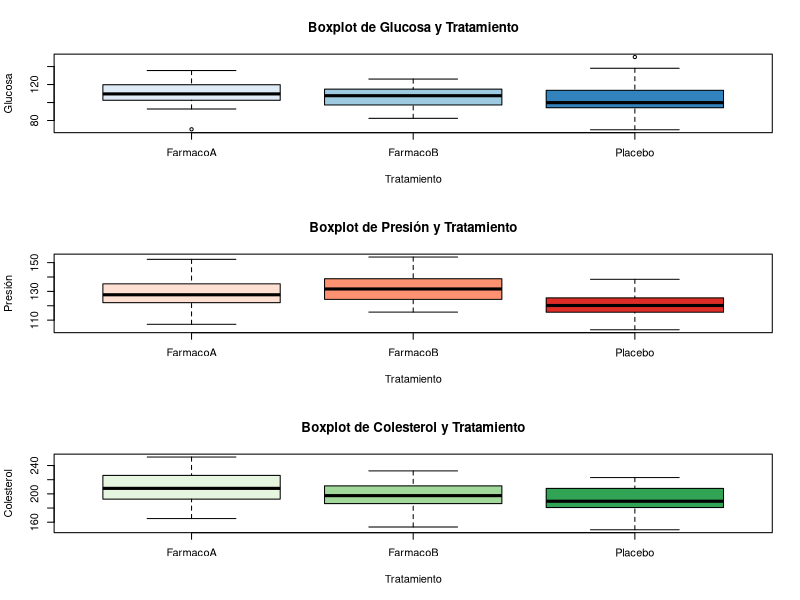
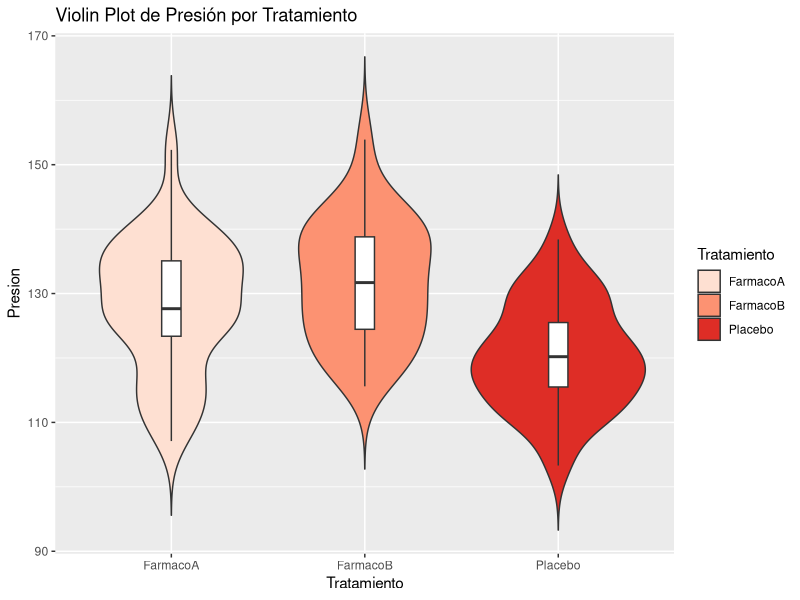
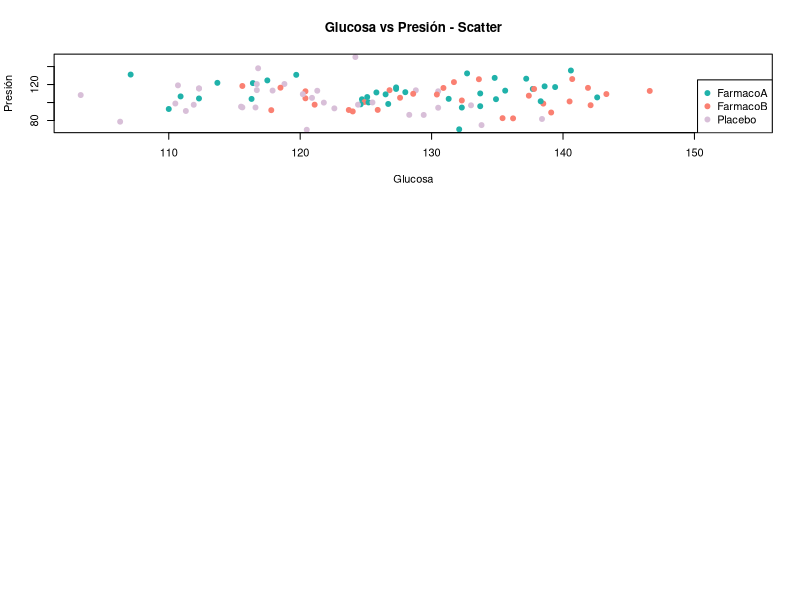
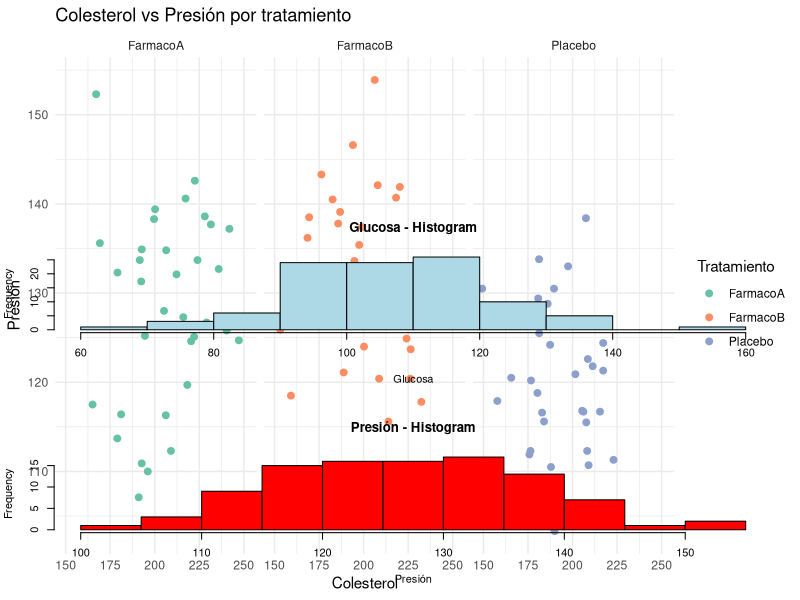
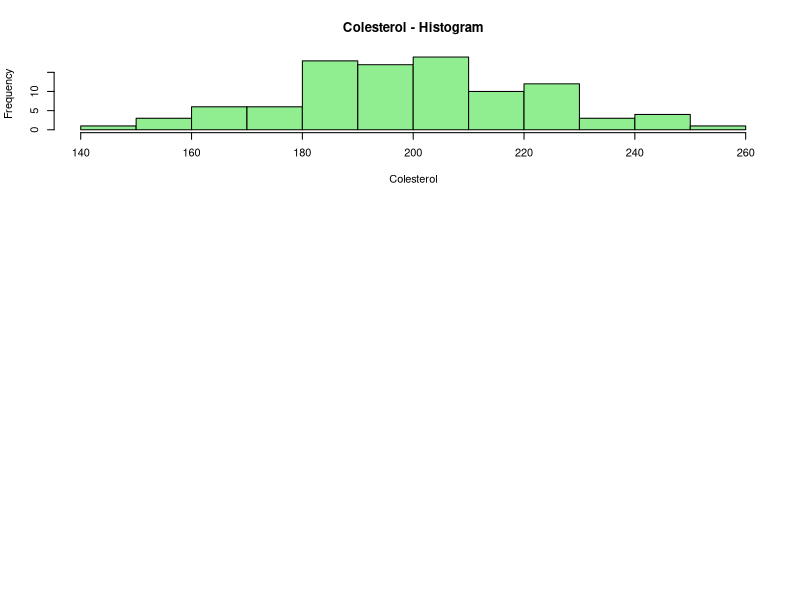

These charts were generated, in order, by the following R code:
# Miranda Galán Castelló_Trabajo2.R
# Trabajo final Bioinformática - Curso 25/26
# Análisis de parámetros biomédicos por tratamiento

install.packages("ggplot2")
library("ggplot2")
install.packages("RColorBrewer")
library("RColorBrewer")

# 1. Cargar librerías (si necesarias) y datos del archivo "datos_biomed.csv". (0.5 pts)

install.packages("readr")
library("readr")
data = read_csv("datos_biomed.csv")

# 2. Exploración inicial con las funciones head(), summary(), dim() y str(). ¿Cuántas variables hay? ¿Cuántos tratamientos? (0.5 pts)

head(data)
summary(data)
dim(data)
str(data)
# Hay 5 variables: ID, tratamiento, glucosa, presión y colesterol.
# Hay 3 tratamientos: Fármaco A, Fármaco B y Placebo

# 3. Una gráfica que incluya todos los boxplots por tratamiento. (1 pt)

par(mfrow = c(3, 1)) # Esto hace que todos los boxplots se unan.

# Boxplot de la Glucosa por tratamiento

boxplot(Glucosa ~ Tratamiento, data = data, 
main = "Boxplot de Glucosa y Tratamiento",
xlab = "Tratamiento", ylab = "Glucosa",
col = brewer.pal(length(unique(data$Tratamiento)), "Blues"))

# Boxplot de la Presión por tratamiento

boxplot(Presion ~ Tratamiento, data = data, 
main = "Boxplot de Presión y Tratamiento",
xlab = "Tratamiento", ylab = "Presión",
col = brewer.pal(length(unique(data$Tratamiento)), "Reds"))

# Boxplot del Colesterol por tratamiento

boxplot(Colesterol ~ Tratamiento, data = data, 
main = "Boxplot de Colesterol y Tratamiento",
xlab = "Tratamiento", ylab = "Colesterol",
col = brewer.pal(length(unique(data$Tratamiento)), "Greens"))

# 4. Realiza un violin plot (investiga qué es). (1 pt)

ggplot(data, aes(x = Tratamiento, y = Presion, fill = Tratamiento)) +
geom_violin(trim = FALSE) +
geom_boxplot(width = 0.1, fill = "white") +
scale_fill_brewer(palette = "Reds") +
labs(title = "Violin Plot de Presión por Tratamiento") 
 
# 5. Realiza un gráfico de dispersión "Glucosa vs Presión". Emplea legend() para incluir una leyenda en la parte inferior derecha. (1 pt)

grupo = as.factor(data$Tratamiento)
colores = c("lightseagreen", "salmon", "thistle")

plot(data$Glucosa ~ data$Presion, xlab = "Glucosa", ylab = "Presión",
main = "Glucosa vs Presión - Scatter", pch = 19, 
col = colores[grupo])

# Leyenda
legend("bottomright", legend = levels(grupo), col = colores, pch = 19)

# 6. Realiza un facet Grid (investiga qué es): Colesterol vs Presión por tratamiento. (1 pt)

# Facet Grid sirve para dividir un gráfico en subgráficos según variables categóricas.
# Nuestro Facet Grid estará dividido en subgrupos según el tratamiento.

data$Tratamiento = as.factor(data$Tratamiento)
ggplot(data, aes(x = Colesterol, y = Presion, color = Tratamiento)) +
geom_point(size = 2) +
facet_grid(. ~ Tratamiento) +
scale_color_brewer(palette = "Set2") +
labs(title = "Colesterol vs Presión por tratamiento",
x = "Colesterol", y = "Presión") +
theme_minimal()

# 7. Realiza un histogramas para cada variable. (0.5 pts)

hist(data$Glucosa, col = "lightblue", main="Glucosa - Histogram", xlab = "Glucosa")
hist(data$Presion, col = "red", main="Presión - Histogram", xlab = "Presión")
hist(data$Colesterol, col = "lightgreen", main="Colesterol - Histogram", xlab = "Colesterol")

# 8. Crea un factor a partir del tratamiento. Investiga factor(). (1 pt)

data$Tratamiento = factor(data$Tratamiento)
is.factor(data$Tratamiento) # Comprobación de que el factor se ha creado.

# 9. Obtén la media y desviación estándar de los niveles de glucosa por tratamiento. Emplea aggregate() o apply(). (0.5 pts)

# Media:
aggregate(Glucosa ~ Tratamiento, data = data, mean)

# Desviación estándar:
aggregate(Glucosa ~ Tratamiento, data = data, sd)

# 10. Extrae los datos para cada tratamiento y almacenalos en una variable. Ejemplo todos los datos de Placebo en una variable llamada placebo. (1 pt)

Placebo = data[data$Tratamiento == "Placebo",]
FarmacoA = data[data$Tratamiento == "FarmacoA",]
FarmacoB = data[data$Tratamiento == "FarmacoB",]
head(Placebo)
head(FarmacoA)
head(FarmacoB)

# 11. Evalúa si los datos siguen una distribución normal y realiza una comparativa de medias acorde. (1 pt)

shapiro.test(data$Glucosa)
shapiro.test(data$Presion)
shapiro.test(data$Colesterol)

# Haciendo el Shapiro.test podemos ver el p-value, si este es >0.05 consideraremos
# que sigue una distribución normal, si fuese <0.05 se considera no normal.
# En el caso de los tres parámetros que hemos analizado, siguen una distribución normal
# porque el p-value en los 3 es mayor a 0.05.

# Comparación de medias con t-test

# Glucosa

# Vamos a quitar las columnas necesarias de la variable que hemos guardado en
# el ejercicio 10 para obtener los datos que queremos, en el caso de Glucosa
# quitamos la columna de Presión y Colesterol, etc.

Placebo_G = Placebo[, -c(4,5)]
head(Placebo_G)
FarmacoA_G = FarmacoA[, -c(4,5)]
head(FarmacoA_G)
FarmacoB_G = FarmacoB[, -c(4,5)]
head(FarmacoB_G)

# Con el t.test estaremos comparandado las medias entre los tratamientos.
# En este caso comparamos los resultados obtenidos de cada tratamiento respecto la glucosa.
t.test(Placebo_G[,3],FarmacoA_G[,3]) # El fármacoA presenta una media mayor que el placebo.
t.test(Placebo_G[,3],FarmacoB_G[,3]) # El fármacoB y el placebo presentan una media similar.
t.test(FarmacoA_G[,3],FarmacoB_G[,3]) # El fármacoA también presenta una media mayor que el fármacoB.

# Realizamos lo mismo sucesivamente con la Presión y el Colesterol.

# Presión

Placebo_P = Placebo[, -c(3,5)]
head(Placebo_P)
FarmacoA_P = FarmacoA[, -c(3,5)]
head(FarmacoA_P)
FarmacoB_P = FarmacoB[, -c(3,5)]
head(FarmacoB_P)

t.test(Placebo_P[,3],FarmacoA_P[,3]) # El placebo y el fármacoA presentan una media bastante diferente.
t.test(Placebo_P[,3],FarmacoB_P[,3]) # El placebo presenta una media bastante inferior que el fármacoB.
t.test(FarmacoA_P[,3],FarmacoB_P[,3]) # El fármacoA y el fármacoB presentan una media parecida.

# Colesterol

Placebo_C = Placebo[, -c(3,4)]
head(Placebo_C)
FarmacoA_C = FarmacoA[, -c(3,4)]
head(FarmacoA_C)
FarmacoB_C = FarmacoB[, -c(3,4)]
head(FarmacoB_C)

t.test(Placebo_C[,3],FarmacoA_C[,3]) # La media del placebo es muy inferior a la media del fármacoA.
t.test(Placebo_C[,3],FarmacoB_C[,3]) # Placebo y fármacoB presentan una media más parecida.
t.test(FarmacoA_C[,3],FarmacoB_C[,3]) # La media del fármacoA es superior a la del fármacoB.

# 12. Realiza un ANOVA sobre la glucosa para cada tratamiento. (1 pt)

anova_G = aov(Glucosa ~ Tratamiento, data = data)
summary(anova_G)


